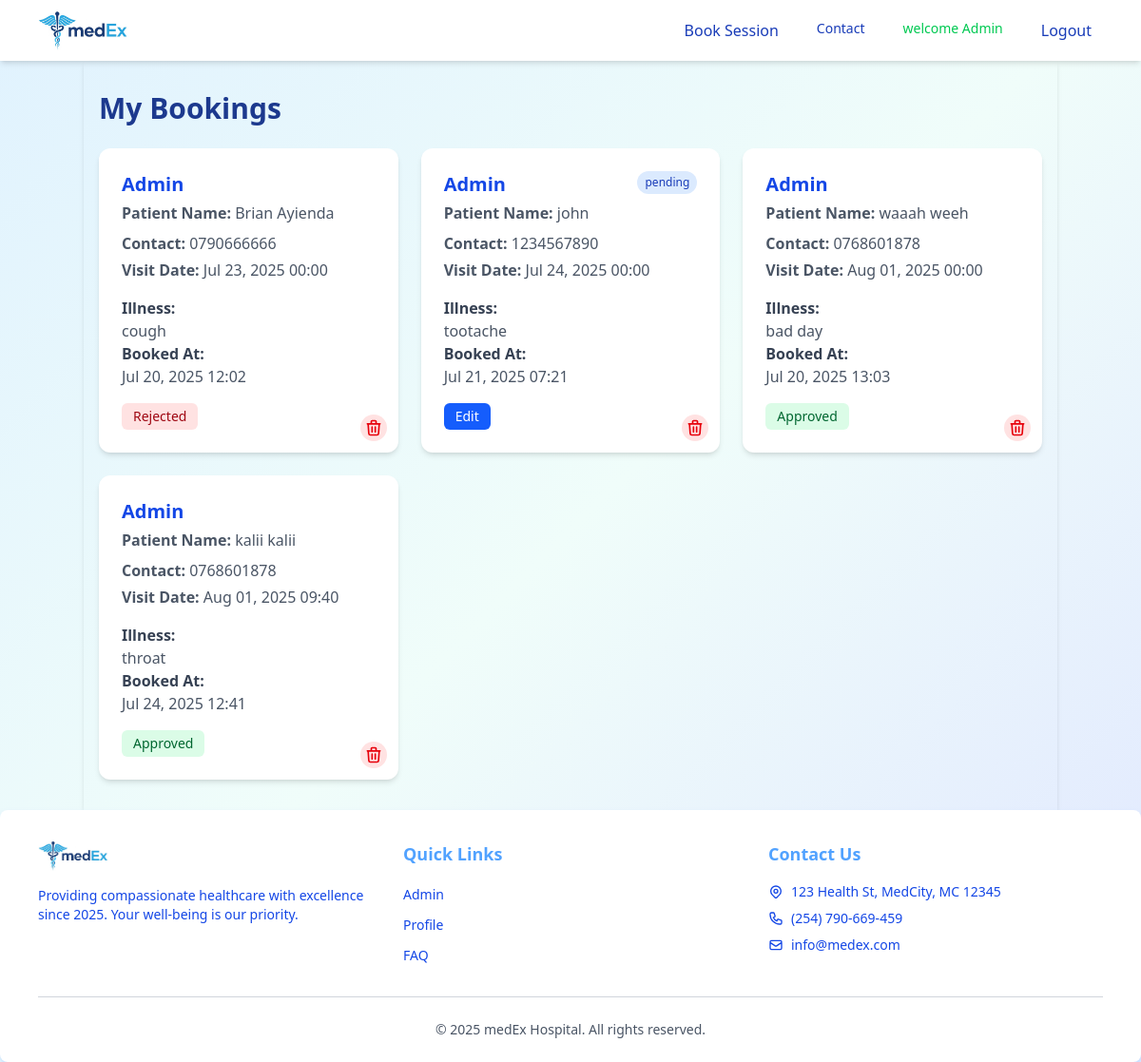
Before: /my-bookings/ (signed in) with the older database file.
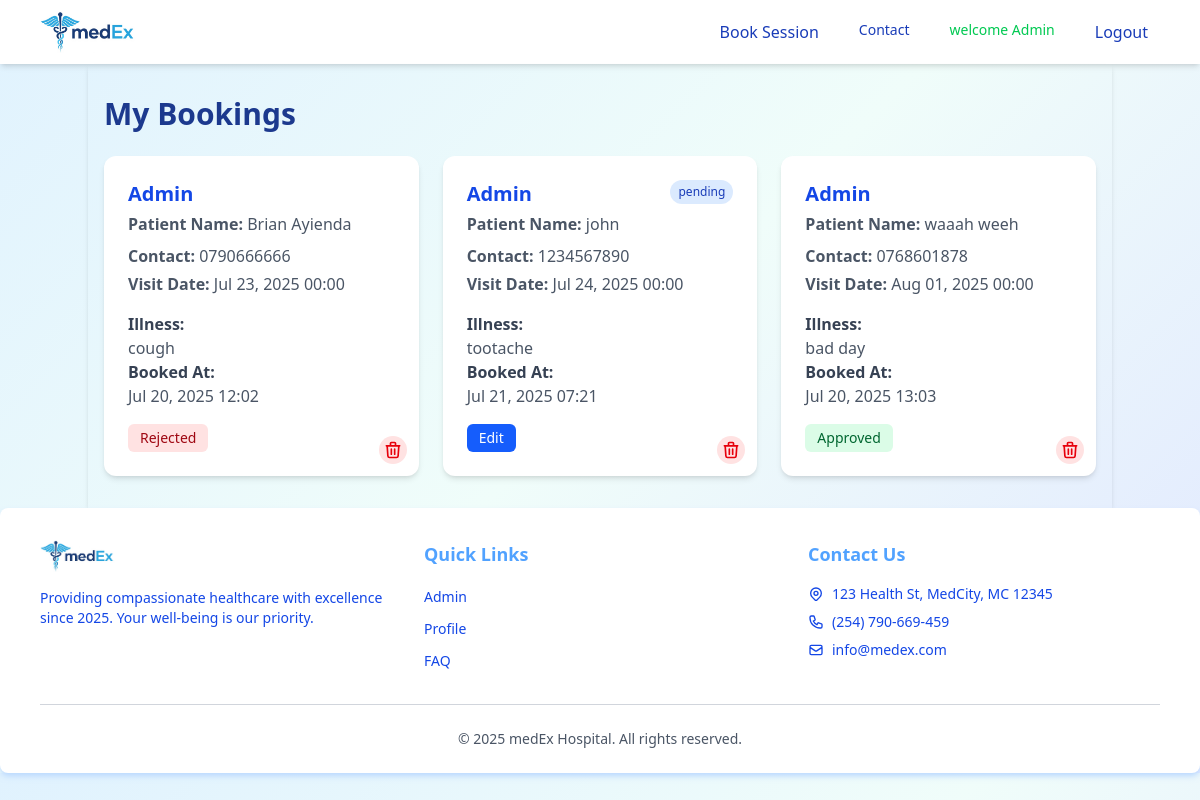
After: the same page with the newer database file.
### medEx_app/models.py (models this page shows, shortened)
class PatientBooking(models.Model):
    name = models.CharField(max_length=100)
    contact = models.CharField(max_length=20)
    illness_details = models.TextField()
    visit_date = models.DateTimeField()
    created_at = models.DateTimeField(auto_now_add=True)
    user = models.ForeignKey(User, on_delete=models.CASCADE, null=True, blank=True)
    status = models.CharField(
        max_length=20,
        choices=[
            ('pending', 'Pending'),
            ('approved', 'Approved'),
            ('rejected', 'Rejected'),
            ('expired', 'Expired')
        ],
        default='pending'
    )
    class Meta:
        ordering = ['visit_date']

### medEx_app/views.py (the view, shortened to what this page needs)
# urls.py: path('my-bookings/', views.my_bookings, name='my-bookings'),
@login_required
def my_bookings(request):
    bookings = PatientBooking.objects.filter(user=request.user)
    return render(request, 'medEx_app/my-bookings.html', {'bookings': bookings})

### medEx_app/templates/medEx_app/my-bookings.html (shortened to what this page needs)
{% load static tailwind_tags custom_tags %}
<!DOCTYPE html>
<html lang="en">
<head>
    {% tailwind_css %}
    <link rel="stylesheet" href="{% static 'adminpanel/css/animate.min.css' %}" />
</head>
{% block content %}
    {% include 'medEx_app/navbar.html' %}
{% endblock %}
<body class="font-sans neno-gradient">
    <div class="container shadow-md mx-auto px-4 py-8">
        <h1 class="text-3xl font-bold text-blue-900 mb-6">My Bookings</h1>
        <div class="grid grid-cols-1 md:grid-cols-2 lg:grid-cols-3 gap-6">
            {% for booking in bookings %}
                <div class="bg-white rounded-xl shadow-md overflow-hidden hover:shadow-lg transition-shadow relative" data-booking-id="{{ booking.id }}">
                    <button class="delete-btn absolute bottom-3 right-3 bg-red-100 text-red-600 p-1 rounded-full hover:bg-red-200"
                            data-booking-id="{{ booking.id }}">
                        <svg xmlns="http://www.w3.org/2000/svg" class="h-5 w-5" fill="none" viewBox="0 0 24 24" stroke="currentColor">
                            <path stroke-linecap="round" stroke-linejoin="round" stroke-width="2" d="M19 7l-.867 12.142A2 2 0 0116.138 21H7.862a2 2 0 01-1.995-1.858L5 7m5 4v6m4-6v6m1-10V4a1 1 0 00-1-1h-4a1 1 0 00-1 1v3M4 7h16" />
                        </svg>
                    </button>
                    <div class="p-6">
                        <div class="flex justify-between items-start">
                            <h3 class="text-xl font-bold text-blue-700">{{ booking.user.username|default:booking.name }}</h3>
                            <span class="bg-blue-100 text-blue-800 text-xs px-2 py-1 rounded-full {% if booking.status != 'pending' %}hidden{% endif %}">
                                {{ booking.status|default:'Pending' }}
                            </span>
                        </div>
                        <p class="mt-1 text-gray-600"><strong>Patient Name:</strong> <span class="booking-name">{{ booking.name }}</span></p>
                        <p class="mt-2 text-gray-600"><strong>Contact:</strong> <span class="booking-contact">{{ booking.contact }}</span></p>
                        <p class="mt-1 text-gray-600"><strong>Visit Date:</strong> <span class="booking-date">{{ booking.visit_date|date:"M d, Y H:i" }}</span></p>
                        <div class="mt-4">
                            <p class="text-gray-700"><strong>Illness:</strong></p>
                            <p class="text-gray-600 booking-illness">{{ booking.illness_details }}</p>
                            <p class="text-gray-700"><strong>Booked At:</strong></p>
                            <p class="text-gray-600">{{ booking.created_at|date:"M d, Y H:i" }}</p>
                        </div>
                        <div class="mt-4 flex space-x-2">
                            {% if booking.status == 'approved' %}
                                <span class="bg-green-100 text-green-800 px-3 py-1 rounded-md text-sm">Approved</span>
                            {% elif booking.status == 'rejected' %}
                                <span class="bg-red-100 text-red-800 px-3 py-1 rounded-md text-sm">Rejected</span>
                            {% endif %}
                            {% if booking.status == 'pending' %}
                                <button class="edit-btn bg-blue-600 text-white px-3 py-1 rounded-md text-sm hover:bg-blue-700" data-booking-id="{{ booking.id }}">Edit</button>
                            {% endif %}
                        </div>
                    </div>
                </div>
            {% empty %}
                <p class="text-gray-600">No bookings available.</p>
            {% endfor %}
        </div>
    </div>
    <section id='footer'>
        {% block footer %}
            {% include 'medEx_app/footer.html' %}
        {% endblock %}
    </section>
</body>
</html>

Changed rows visible on the page:
removed PatientBooking: user.username "Admin", name "kalii kalii", contact "0768601878", visit_date "Aug 01, 2025 09:40", illness_details "throat", created_at "Jul 24, 2025 12:41", status "Approved"
